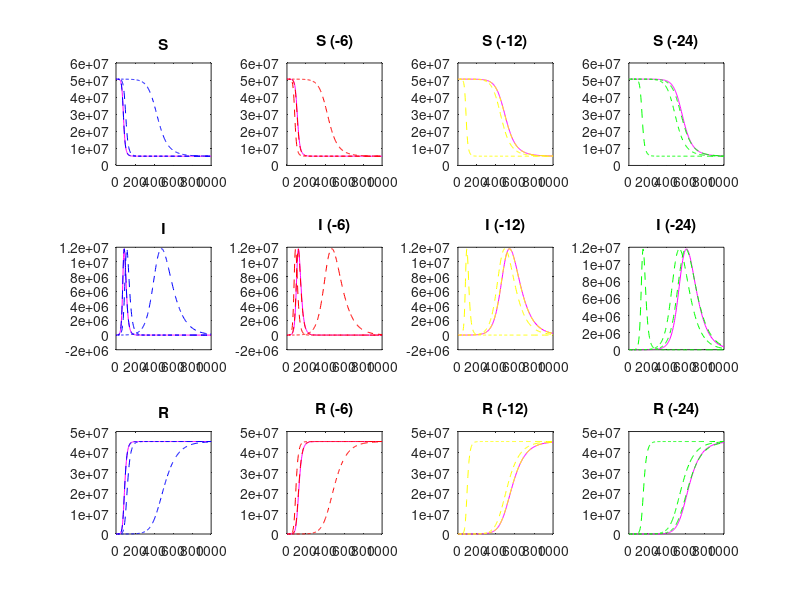

Recreate this plot in MATLAB.
function modeloSIR
%10 de abril 2020
% x = #susceptibles, y = #infectados, z = #recuperados
%me tocó hacer un ajuste para hace 24 días porque el valor de recuperados
%era 0 y eso hacía todo 0. Lo puse en 1.
clc;
N=50547214;

%10 de abril
gammalast=197/2473;
betalast=2.5*gammalast;
y0=2473;
z0=197;
x0=N-y0-z0;

y010=y0 + 3 * 10;
x010= N-y010-z0;
gamma010=197/y010;
beta010=2.5*gamma010;

y050=y0 + 3 * 50;
x050= N-y050-z0;
gamma050=197/y050;
beta050=2.5*gamma050;

y0100=y0 + 3 * 100;
x0100= N-y0100-z0;
gamma0100=197/y0100;
beta0100=2.5*gamma0100;



%6 días antes
gammamenos6=85/1406;
betamenos6=2.5*gammamenos6;
ymenos6=1406;
zmenos6=85;
xmenos6=N-ymenos6-zmenos6;

ymenos610=ymenos6 + 3 * 10;
xmenos610= N-ymenos610-zmenos6;
gammamenos610=85/ymenos610;
betamenos610=2.5*gammamenos610;

ymenos650=ymenos6 + 3 * 50;
xmenos650= N-ymenos650-zmenos6;
gammamenos650=85/ymenos650;
betamenos650=2.5*gammamenos650;

ymenos6100=ymenos6 + 3 * 100;
xmenos6100= N-ymenos6100-zmenos6;
gammamenos6100=85/ymenos6100;
betamenos6100=2.5*gammamenos6100;



%12 días antes
gammamenos12=10/702;
betamenos12=2.5*gammamenos12;
ymenos12=702;
zmenos12=10;
xmenos12=N-ymenos12-zmenos12;

ymenos1210=ymenos12 + 3 * 10;
xmenos1210= N-ymenos1210-zmenos12;
gammamenos1210=10/ymenos1210;
betamenos1210=2.5*gammamenos1210;

ymenos1250=ymenos12 + 3 * 50;
xmenos1250= N-ymenos1250-zmenos12;
gammamenos1250=10/ymenos1250;
betamenos1250=2.5*gammamenos1250;

ymenos12100=ymenos12 + 3 * 100;
xmenos12100= N-ymenos12100-zmenos12;
gammamenos12100=10/ymenos12100;
betamenos12100=2.5*gammamenos12100;



%24 días antes
gammamenos24=1/65;
betamenos24=2.5*gammamenos24;
ymenos24=65;
zmenos24=1;
xmenos24=N-ymenos24-zmenos24;

ymenos2410=ymenos24 + 3 * 10;
xmenos2410= N-ymenos2410-zmenos24;
gammamenos2410=1/ymenos2410;
betamenos2410=2.5*gammamenos2410;

ymenos2450=ymenos24 + 3 * 50;
xmenos2450= N-ymenos2450-zmenos24;
gammamenos2450=1/ymenos2450;
betamenos2450=2.5*gammamenos2450;

ymenos24100=ymenos24 + 3 * 100;
xmenos24100= N-ymenos24100-zmenos24;
gammamenos24100=1/ymenos24100;
betamenos24100=2.5*gammamenos24100;


tmax=1000;
[t,x]=ode45(@epi,[0 tmax],[x0,y0,z0,xmenos6,ymenos6,zmenos6,xmenos12,ymenos12,zmenos12,xmenos24,ymenos24,zmenos24,x010,y010,z0,x050,y050,z0,x0100,y0100,z0,xmenos610, ...
ymenos610,zmenos6,xmenos650,ymenos650,zmenos6,xmenos6100,ymenos6100,zmenos6,xmenos1210,ymenos1210,zmenos12,xmenos1250,ymenos1250,zmenos12,xmenos12100,ymenos12100,zmenos12, ...
xmenos2410,ymenos2410,zmenos24,xmenos2450,ymenos2450,zmenos24,xmenos24100,ymenos24100,zmenos24]);
subplot(3,4,1),plot(t,x(:,1),'m'),title('S')
hold on;
subplot(3,4,2),plot(t,x(:,4),'m'),title('S')
hold on;
subplot(3,4,3),plot(t,x(:,7),'m'),title('S')
hold on;
subplot(3,4,4),plot(t,x(:,10),'m'),title('S')
hold on;
subplot(3,4,1),plot(t,x(:,13),'b--'),title('S')
hold on;
subplot(3,4,1),plot(t,x(:,16),'b--'),title('S')
hold on;
subplot(3,4,1),plot(t,x(:,19),'b--'),title('S')
hold on;
subplot(3,4,2),plot(t,x(:,22),'r--'),title('S')
hold on;
subplot(3,4,2),plot(t,x(:,25),'r--'),title('S')
hold on;
subplot(3,4,2),plot(t,x(:,28),'r--'),title('S (-6)')
hold on;
subplot(3,4,3),plot(t,x(:,31),'y--'),title('S')
hold on;
subplot(3,4,3),plot(t,x(:,34),'y--'),title('S')
hold on;
subplot(3,4,3),plot(t,x(:,37),'y--'),title('S (-12)')
hold on;
subplot(3,4,4),plot(t,x(:,40),'g--'),title('S')
hold on;
subplot(3,4,4),plot(t,x(:,43),'g--'),title('S')
hold on;
subplot(3,4,4),plot(t,x(:,46),'g--'),title('S (-24)')




subplot(3,4,5),plot(t,x(:,2),'m'),title('I')
hold on;
subplot(3,4,6),plot(t,x(:,5),'m'),title('I')
hold on;
subplot(3,4,7),plot(t,x(:,8),'m'),title('I')
hold on;
subplot(3,4,8),plot(t,x(:,11),'m'),title('I')
hold on;
subplot(3,4,5),plot(t,x(:,14),'b--'),title('I')
hold on;
subplot(3,4,5),plot(t,x(:,17),'b--'),title('I')
hold on;
subplot(3,4,5),plot(t,x(:,20),'b--'),title('I')
hold on;
subplot(3,4,6),plot(t,x(:,23),'r--'),title('I')
hold on;
subplot(3,4,6),plot(t,x(:,26),'r--'),title('I')
hold on;
subplot(3,4,6),plot(t,x(:,29),'r--'),title('I (-6)')
hold on;
subplot(3,4,7),plot(t,x(:,32),'y--'),title('I')
hold on;
subplot(3,4,7),plot(t,x(:,35),'y--'),title('I')
hold on;
subplot(3,4,7),plot(t,x(:,38),'y--'),title('I (-12)')
hold on;
subplot(3,4,8),plot(t,x(:,41),'g--'),title('I')
hold on;
subplot(3,4,8),plot(t,x(:,44),'g--'),title('I')
hold on;
subplot(3,4,8),plot(t,x(:,47),'g--'),title('I (-24)')



subplot(3,4,9),plot(t,x(:,3),'m'),title('R ')
hold on;
subplot(3,4,10),plot(t,x(:,6),'m'),title('R')
hold on;
subplot(3,4,11),plot(t,x(:,9),'m'),title('R')
hold on;
subplot(3,4,12),plot(t,x(:,12),'m'),title('R')
hold on;
subplot(3,4,9),plot(t,x(:,15),'b--'),title('R')
hold on;
subplot(3,4,9),plot(t,x(:,18),'b--'),title('R')
hold on;
subplot(3,4,9),plot(t,x(:,21),'b--'),title('R')
hold on;
subplot(3,4,10),plot(t,x(:,24),'r--'),title('R')
hold on;
subplot(3,4,10),plot(t,x(:,27),'r--'),title('R')
hold on;
subplot(3,4,10),plot(t,x(:,30),'r--'),title('R (-6)')
hold on;
subplot(3,4,11),plot(t,x(:,33),'y--'),title('R')
hold on;
subplot(3,4,11),plot(t,x(:,36),'y--'),title('R')
hold on;
subplot(3,4,11),plot(t,x(:,39),'y--'),title('R (-12)')
hold on;
subplot(3,4,12),plot(t,x(:,42),'g--'),title('R')
hold on;
subplot(3,4,12),plot(t,x(:,45),'g--'),title('R')
hold on;
subplot(3,4,12),plot(t,x(:,48),'g--'),title('R (-24)')
hold on;

function dx = epi(~,x)
dx = zeros(48,1);
longitud = size(dx,1);
cont = 1;
for i=1:longitud
    
     if(mod(i,12)==0)
         dx(i-2) = -betamenos24*x(i-2)*x(i-1)/N;
        dx(i-1) = +betamenos24*x(i-2)*x(i-1)/N-gammamenos24*x(i-1);
        dx(i)= +gammamenos24*x(i-1);
        cont=0;
    end   
   
    if(cont==9)
     dx(i-2) = -betamenos12*x(i-2)*x(i-1)/N;
     dx(i-1) = +betamenos12*x(i-2)*x(i-1)/N-gammamenos12*x(i-1);
     dx(i) = +gammamenos12*x(i-1);

    end
    
    if(cont==6)   
      dx(i-2) = -betamenos6*x(i-2)*x(i-1)/N;
      dx(i-1) = +betamenos6*x(i-2)*x(i-1)/N-gammamenos6*x(i-1);
      dx(i) = +gammamenos6*x(i-1);   
   
    end
    
     if(cont==3)   
     dx(i-2) = -betalast*x(i-2)*x(i-1)/N;
     dx(i-1) = +betalast*x(i-2)*x(i-1)/N-gammalast*x(i-1);
     dx(i) = +gammalast*x(i-1);
  
    end
    
    cont = cont+1;

end

 end
end